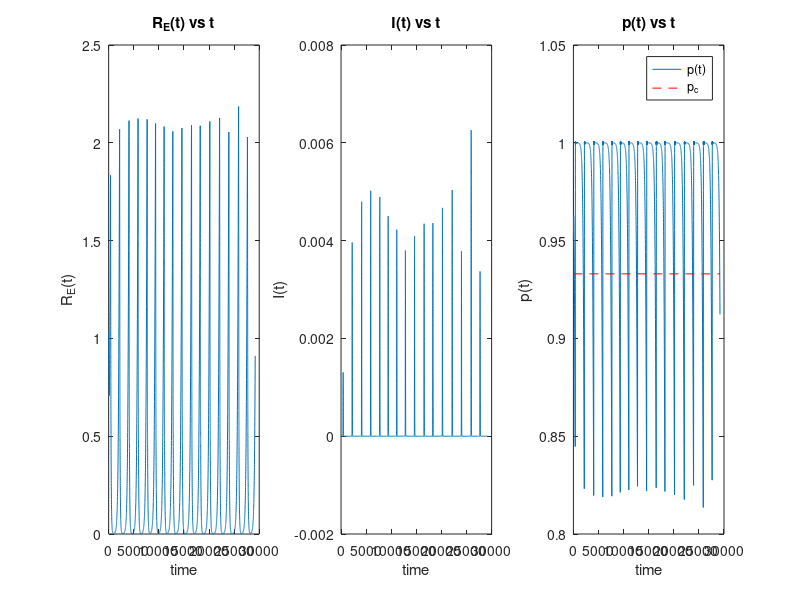

Source code (MATLAB):
% Parameter definitions
mu = 1/78;          % Birth and death rate (1/L, where L is life expectancy)
v = 1/7;           % Rate of recovery from infection
R_0 = 15;          % Basic Reproduction Number
beta = R_0*(mu+v); % Transmission rate
k = 40;            % Combined constant ( given k*theta = 40)
%p_c = 1 - 1/R_0;             %critical elimination coverage
p_c =0.933; 
disp(p_c);
gamma = 0;                    %for the I-model
 
alpha_A = 1.638* 10^(-4);       %defined from me
theta_A = k;                  %from the condition k*theta = 40 and taking theta(I) = theta_A*I
%I_3= alpha_A * p_3- gamma*(1/p_3);
%E_3 = [1/R_0,I_3,p_3];

% Differential equations
f = @(t,y) [
    mu*(1-y(3)) - mu*y(1) - beta*y(1)*y(2);                                   % dS/dt
    beta*y(1)*y(2) - (mu+v)*y(2);                                             % dI/dt
     k*(1-y(3)) * ((theta_A*y(2) - alpha_A*y(3))*y(3) - gamma);            % dp/dt
];
 
% Initial conditions
S0 = 1.04/R_0;
I0 = 0.82e-5;
p0 = 0.95;

% Time span
tspan = [0, 80*365];

% using ode45
[t, Y] = ode45(f, tspan, [S0 I0 p0]);

% Plots
figure;
subplot(1,3,1);
plot(t, R_0*Y(:,1)); % R_E(t) = R_0*S(t)
title('R_E(t) vs t');
xlabel('time');
ylabel('R_E(t)');

subplot(1,3,2);
plot(t, Y(:,2));
title('I(t) vs t');
xlabel('time');
ylabel('I(t)');

subplot(1,3,3);
plot(t, Y(:,3));
title('p(t) vs t');
xlabel('time');
ylabel('p(t)');
hold on;
line([0 80*365],[p_c p_c],'Color','red','LineStyle','--');
legend('p(t)', 'p_c');
